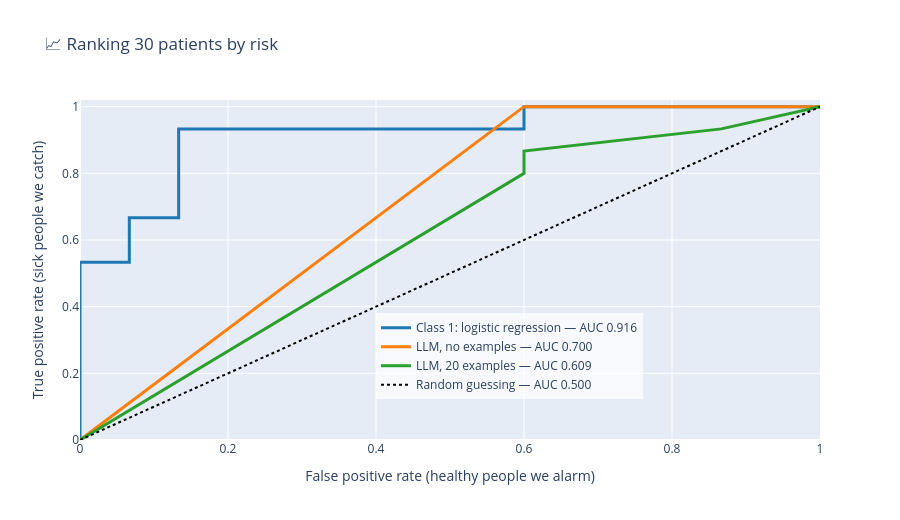

The code cell stored with this chart in its notebook:
### Markdown cell above
### 📈 And the Comparison That Ignores the Threshold Entirely

AUC asks: *if I pick one sick patient and one healthy patient at random, how often does the
model give the sick one the higher risk score?* 0.5 is a coin flip. It does not care where you
put the threshold, which makes it the fairest single number here.

### Code cell
# AUC does not care where the threshold sits, so Class 1's model appears once.
curves = {"Class 1: logistic regression": (bench.truth, bench.model_risk)}
if LLM_READY:
    curves["LLM, no examples"] = (bench.truth, [0.5 if r is None else r for r in zero_shot_risk])
    curves[f"LLM, {N_EXAMPLES} examples"] = (bench.truth, [0.5 if r is None else r for r in few_shot_risk])

aucs = plot_roc_curves(curves, title=f"Ranking {N_PATIENTS} patients by risk")

### Figure 1 — Plotly figure (JSON) as saved in the notebook; plotly's stock layout.template omitted (floating-point values rounded to 4 significant figures)
{"data": [{"line": {"color": "#1f77b4", "width": 3}, "mode": "lines", "name": "Class 1: logistic regression — AUC 0.916", "type": "scatter", "x": [0, 0, 0, 0.06667, 0.06667, 0.1333, 0.1333, 0.6, 0.6, 1], "y": [0, 0.06667, 0.5333, 0.5333, 0.6667, 0.6667, 0.9333, 0.9333, 1, 1]}, {"line": {"color": "#ff7f0e", "width": 3}, "mode": "lines", "name": "LLM, no examples — AUC 0.700", "type": "scatter", "x": [0, 0.2, 0.6, 0.6667, 1], "y": [0, 0.3333, 1, 1, 1]}, {"line": {"color": "#2ca02c", "width": 3}, "mode": "lines", "name": "LLM, 20 examples — AUC 0.609", "type": "scatter", "x": [0, 0.6, 0.6, 0.8667, 1], "y": [0, 0.8, 0.8667, 0.9333, 1]}, {"line": {"color": "black", "dash": "dot", "width": 2}, "mode": "lines", "name": "Random guessing — AUC 0.500", "type": "scatter", "x": [0, 1], "y": [0, 1]}], "layout": {"height": 520, "legend": {"bgcolor": "rgba(255,255,255,0.7)", "x": 0.4, "y": 0.12}, "title": {"text": "📈 Ranking 30 patients by risk"}, "xaxis": {"range": [0, 1], "title": {"text": "False positive rate (healthy people we alarm)"}}, "yaxis": {"range": [0, 1.02], "title": {"text": "True positive rate (sick people we catch)"}}}}
